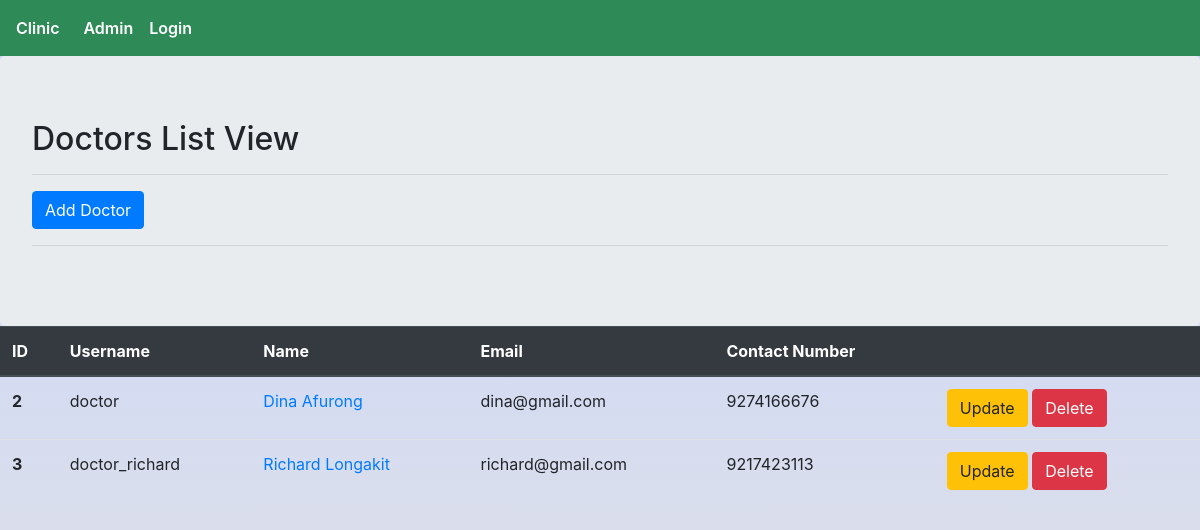
The page /doctor/list/ on the database as committed earlier.
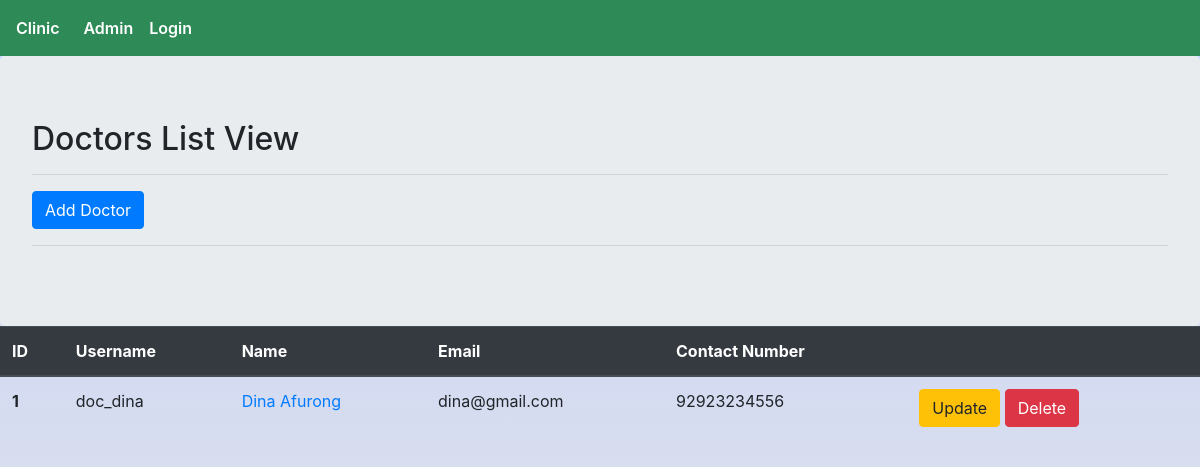
The same page on the database as committed later.
### doctor/models.py (models this page shows, shortened)
class Doctor(models.Model):
    user = models.OneToOneField(User,on_delete=models.CASCADE)
    is_doctor = models.BooleanField(default=True)
    contact_number = models.PositiveIntegerField()
    profile_picture = models.ImageField(blank=True)

### doctor/views.py (the view)
# urls.py: path('list/',views.Doctor_listview.as_view(),name='doctor_list'),
class Doctor_listview(generic.ListView):
    context_object_name = 'doctors'
    template_name = 'doctor/doctors_list.html'
    model = Doctor

### templates/doctor/doctors_list.html
{% extends 'core/base.html' %}
{% block head_block %}
{% load static %}
<link rel="stylesheet" href="{% static 'css/doctor_list.css'%}">
{% endblock head_block %}
{% block body_block %}
    <div class="jumbotron">
        <h2>Doctors List View</h2>
        <hr>
        <a href="{% url 'doctor:doctor_create'%}" class="btn btn-primary"> Add Doctor </a>
        <hr>
    </div>
    <div class="doctors-list-container">
        <table class="table">
            <thead class="thead-dark">
            <tr>
                <th scope="col">ID</th>
                <th scope="col">Username</th>
                <th scope="col">Name</th>
                <th scope="col">Email</th>
                <th scope="col">Contact Number</th>
                <th scope="col"></th>
            </tr>
            </thead>
            <tbody>
            {% for doctor in doctors %}
            <tr>
                <th scope="row">{{ doctor.id }}</th>
                <td>{{ doctor.user.username }}</td>
                <td><a href="{% url 'doctor:doctor_detail' pk=doctor.id %}">{{ doctor.user.first_name | title }} {{ doctor.user.last_name | title }}</a></td>
                <td>{{ doctor.user.email }}</td>
                <td>{{ doctor.contact_number }}</td>
                <td>
                    <a href="{% url 'doctor:doctor_update' pk=doctor.user.id %}" class="btn btn-warning">Update</a>
                    <a href="{% url 'doctor:doctor_delete' pk=doctor.id %}" class="btn btn-danger">Delete</a>
                </td>
            </tr>
            {% endfor %}
            </tbody>
        </table>
    </div>
{% endblock body_block %}

### templates/core/base.html (shortened to what this page needs)
<!DOCTYPE html>
<html lang="en">
<head>
    <link rel="stylesheet" href="https://stackpath.bootstrapcdn.com/bootstrap/4.3.1/css/bootstrap.min.css">
    {% load static %}
    <link rel="stylesheet" href="{% static 'css/main.css'%}">
    {% block head_block %}
    {% endblock head_block %}
</head>
<body>
    <nav class="navbar navbar-expand-lg navbar-light bg-light">
        <a class="navbar-brand" href="{% url 'accounts:index'%}">Clinic</a>
        <div class="collapse navbar-collapse" id="navbarNav">
          <ul class="navbar-nav">
            <li class="nav-item">
              <a class="nav-link" href="http://127.0.0.1:8000/admin">Admin</a>
            </li>
            {% if user.is_authenticated %}
            <li class="nav-item dropdown">
              <a class="nav-link dropdown-toggle" href="#" id="navbarDropdownMenuLink" data-toggle="dropdown" aria-haspopup="true" aria-expanded="false">
                Staff
              </a>
              <div class="dropdown-menu" aria-labelledby="navbarDropdownMenuLink">
                <a class="dropdown-item" href="#">List</a>
                <a class="dropdown-item" href="{% url 'accounts:create_staff'%}">Create</a>
              </div>
            </li>
            <li class="nav-item dropdown">
              <a class="nav-link dropdown-toggle" href="#" id="navbarDropdownMenuLink" data-toggle="dropdown" aria-haspopup="true" aria-expanded="false">
                Doctors
              </a>
              <div class="dropdown-menu" aria-labelledby="navbarDropdownMenuLink">
                <a class="dropdown-item" href="{% url 'doctor:doctor_list' %}">List</a>
                <a class="dropdown-item" href="{% url 'doctor:doctor_create'%}">Create</a>
              </div>
            </li>
            <li class="nav-item dropdown">
              <a class="nav-link dropdown-toggle" href="#" id="navbarDropdownMenuLink" data-toggle="dropdown" aria-haspopup="true" aria-expanded="false">
                Patients
              </a>
              <div class="dropdown-menu" aria-labelledby="navbarDropdownMenuLink">
                <a class="dropdown-item" href="{% url 'patient:list' %}">List</a>
                <a class="dropdown-item" href="{% url 'patient:create' %}">Create</a>
              </div>
            </li>
            <li class="nav-item dropdown">
              <a class="nav-link dropdown-toggle" href="#" id="navbarDropdownMenuLink" data-toggle="dropdown" aria-haspopup="true" aria-expanded="false">
                Appointments
              </a>
              <div class="dropdown-menu" aria-labelledby="navbarDropdownMenuLink">
                <a class="dropdown-item" href="{% url 'appointment:list'%}">List</a>
                <a class="dropdown-item" href="{% url 'appointment:create'%}">Create</a>
              </div>
            </li>
            <li class="nav-item active">
              <a class="nav-link" href="{% url 'accounts:logout' %}">Logout</a>
            </li>
            {% else %}
            <li class="nav-item">
              <a class="nav-link" href="{% url 'accounts:login' %}">Login</a>
            </li>
            {% endif %}
          </ul>
        </div>
      </nav>
    {% block body_block %}
    {% endblock body_block %}
</body>
</html>

### static/css/main.css (style rules this page uses)
html, body { margin: 0; padding: 0; box-sizing: border-box; height: 100%; background: #C9D6FF; background: -webkit-linear-gradient(to top, #E2E2E2, #C9D6FF); background: linear-gradient(to top, #E2E2E2, #C9D6FF); }
.navbar, .dropdown-menu { background:seagreen !important; }
.navbar a { font-size: 16px; color:white !important; font-weight: 600; }
.jumbotron { margin-bottom: 0px !important; }

Rows that differ between the two databases and show on the page:
removed Doctor: id "2", user.username "doctor", user.first_name "Dina", user.last_name "Afurong", user.email "dina@gmail.com", contact_number "9274166676"
removed Doctor: id "3", user.username "doctor_richard", user.first_name "Richard", user.last_name "Longakit", user.email "richard@gmail.com", contact_number "9217423113"
added Doctor: id "1", user.username "doc_dina", user.first_name "Dina", user.last_name "Afurong", user.email "dina@gmail.com", contact_number "92923234556"
